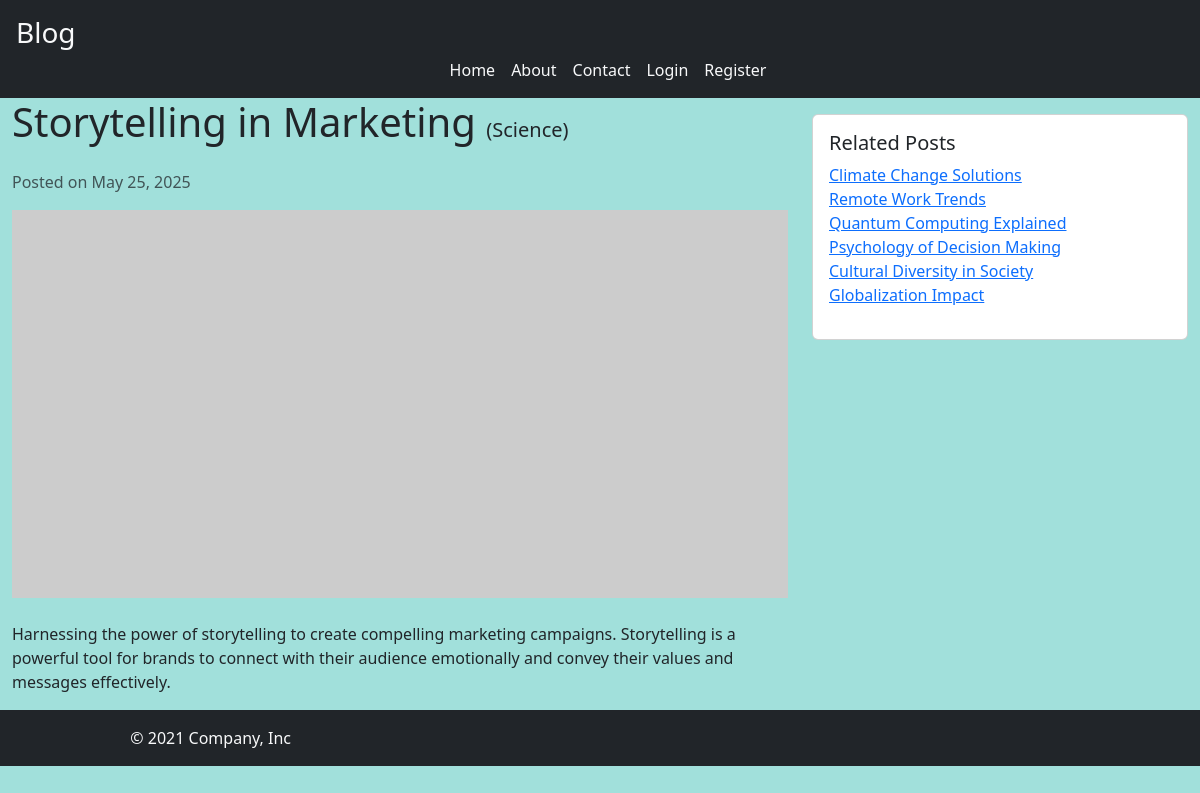
The page /post/storytelling-in-marketing on the database its author committed.
### blogApp/models.py (models this page shows, shortened)
class Post(models.Model):
    title = models.CharField(max_length=100)
    content = models.TextField()
    img_url = models.ImageField(null=True, blank=True, upload_to='posts/images')
    created_at = models.DateTimeField(auto_now_add=True)
    slug = models.SlugField(unique=True, null=True, blank=True)
    catagory = models.ForeignKey(Catagory, on_delete=models.CASCADE)
    user = models.ForeignKey(User, on_delete=models.CASCADE, null=True, blank=True)
    @property
    def formatted_imag_url(self):
        url = self.img_url if self.img_url.__str__().startswith(('http://','https://')) else self.img_url.url
        return url

class Catagory(models.Model):
    name = models.CharField(max_length=100)

### blogApp/views.py (the view)
# urls.py: path('post/<str:slug>', detail, name='details'),
def detail(request, slug):
    post = Post.objects.get(slug = slug)
    related_posts = Post.objects.filter(catagory = post.catagory).exclude(pk=post.pk)
    return render(request, 'detail.html', {'post':post, 'related_posts':related_posts})

### blogApp/templates/detail.html
{% extends "base.html" %}
{% block 'content' %}
<div class="container-fluid ">
        <div class="row">
            <div class="col-lg-8">
              <h1 class="mb-4">{{post.title}} <small style='font-size:20px'>({{post.catagory.name}})</small></h1>
              <p class="text-muted">Posted on {{post.created_at | date:'F j, Y'}}</p>
              <img src="{{post.formatted_imag_url}}" class="img-fluid mb-4" alt="Blog Image">
              <p>{{post.content}}</p>
            </div>
            <div class="col-lg-4">
              <div class="card mt-3">
                <div class="card-body">
                  <h5 class="card-title">Related Posts</h5>
                  <ul class="list-unstyled">
                    {% for related_post in related_posts%}
                    <li><a href="{% url 'blog:details' slug=related_post.slug %}">{{related_post.title}}</a></li>
                    {% endfor %}
                  </ul>
                </div>
              </div>
            </div>
        </div>
    </div>
{% endblock 'content' %}

### blogApp/static/style.css (style rules this page uses)
body { background-color: rgb(161, 224, 219); }

### rows shown on the page
Post: title "Storytelling in Marketing", catagory.name "Science", created_at "May 25, 2025", content "Harnessing the power of storytelling to create compelling marketing campaigns. Storytelling is a powerful tool for brands to connect with their audience emotionally and convey their values and messages effectively."
Post: title "Climate Change Solutions"
Post: title "Remote Work Trends"
Post: title "Quantum Computing Explained"
Post: title "Psychology of Decision Making"
Post: title "Cultural Diversity in Society"
Post: title "Globalization Impact"
